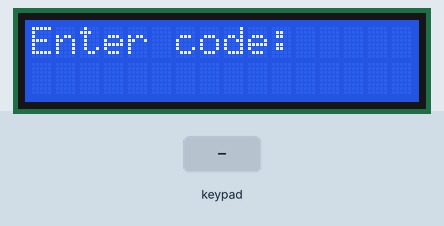
Simulated run of this sketch. Board: Arduino Uno, built with avr-gcc and run on an emulated ATmega328P. Shown: 16×2 character LCD. The test bench sets the inputs (shaded band).

Above: at 1.2 s.
1.3 s: keypad keys 1 0 9 8 7 # pressed 0.4 s apart
At 3.8 s:
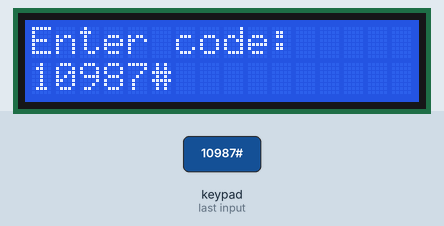
5.2 s: key 'A' pressed
At 6.4 s:
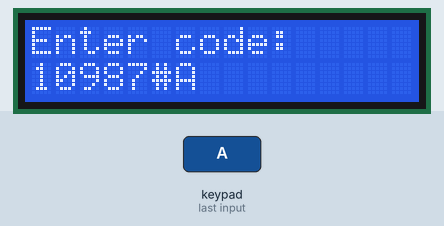
6.7 s: key 'B' pressed
At 7.5 s:
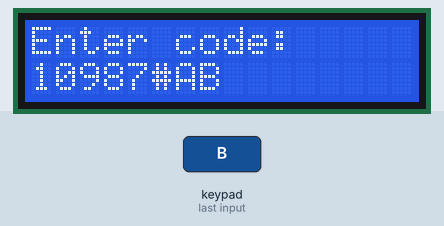
8.2 s: keypad keys 1 0 9 8 7 * pressed 0.4 s apart
At 11.6 s:
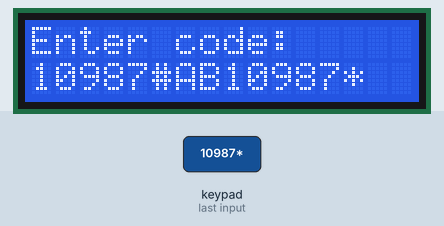
12.1 s: key 'C' pressed
At 12.7 s:
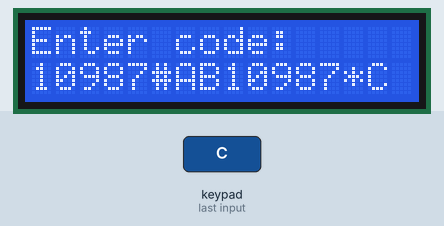
13.6 s: key '*' pressed
At 14.2 s:
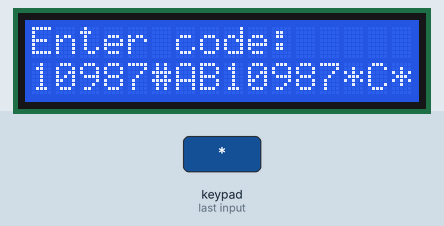
Timing chart, 0 to 16.1 s (numbered marks = the images above; inputs shaded):
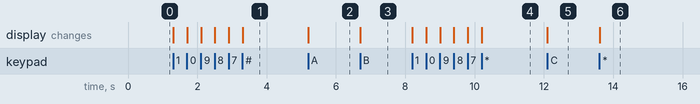

The sketch:

sketch_jan23a.ino
```cpp
#include <LiquidCrystal.h>
#include <Keypad.h>

// 1. Настройка дисплея (RS, E, D4, D5, D6, D7)
LiquidCrystal lcd(12, 11, 5, 4, 3, 2);

// 2. Настройка клавиатуры
const byte ROWS = 4;
const byte COLS = 4;

char keys[ROWS][COLS] = {
  {'1','2','3','A'},
  {'4','5','6','B'},
  {'7','8','9','C'},
  {'*','0','#','D'}
};

// Пины строк подключаем к аналоговым входам
byte rowPins[ROWS] = {A0, A1, A2, A3};
// Пины столбцов к оставшимся цифровым
byte colPins[COLS] = {10, 9, 8, 7};

Keypad keypad = Keypad(makeKeymap(keys), rowPins, colPins, ROWS, COLS);

void setup() {
  lcd.begin(16, 2);      // Инициализация дисплея 16x2
  lcd.print("Enter code:");
  lcd.setCursor(0, 1);   // Переход на вторую строку
}

void loop() {
  char key = keypad.getKey(); // Опрос кнопок

  if (key) {
    lcd.print(key); // Выводим нажатый символ
  }
}
```

Measured:
- after the input at 1.3 s, the display: first changes at once (image 1 shows a later state)
- after the input at 5.2 s, the display: changes at once (image 2)
- after the input at 6.7 s, the display: changes at once (image 3)
- after the input at 8.2 s, the display: first changes at once (image 4 shows a later state)
- after the input at 12.1 s, the display: changes at once (image 5)
- after the input at 13.6 s, the display: changes at once (image 6)
